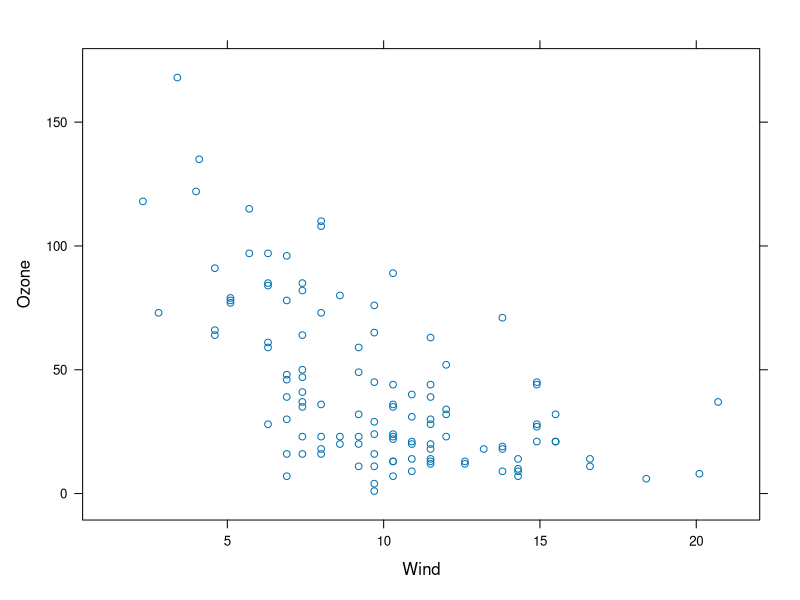
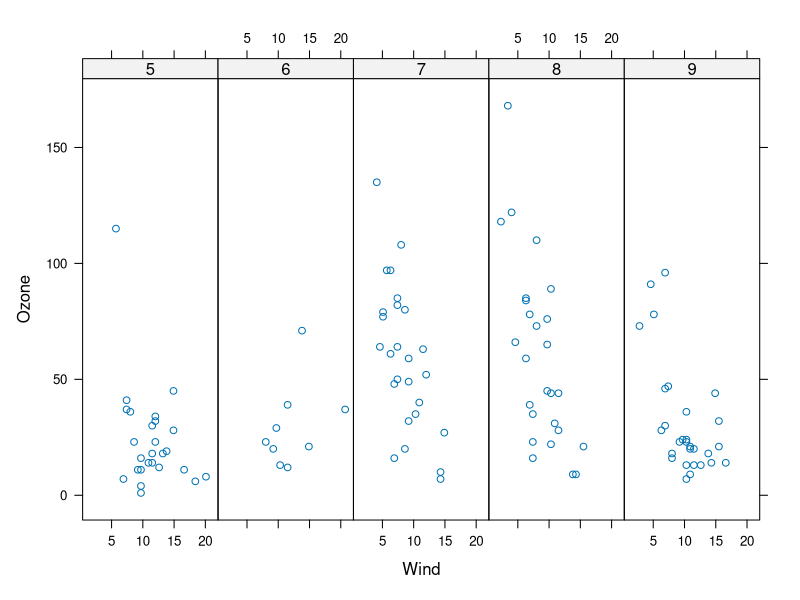
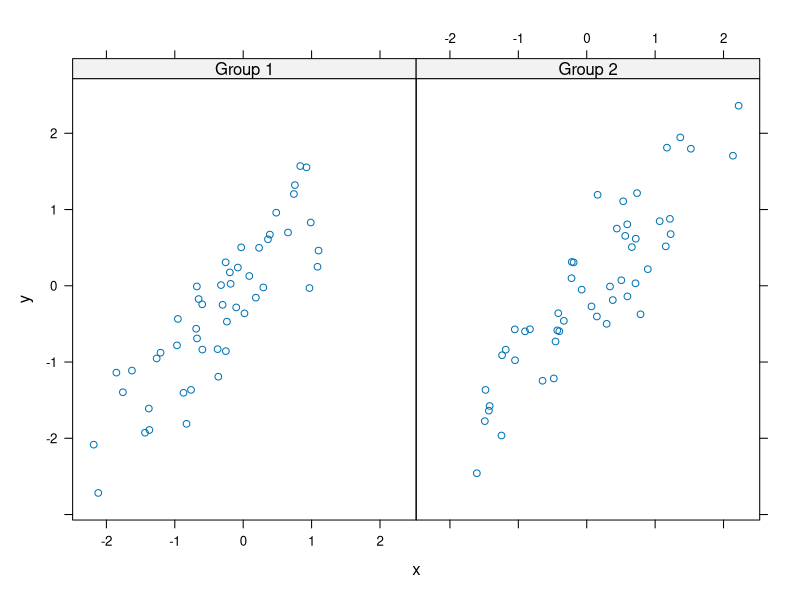
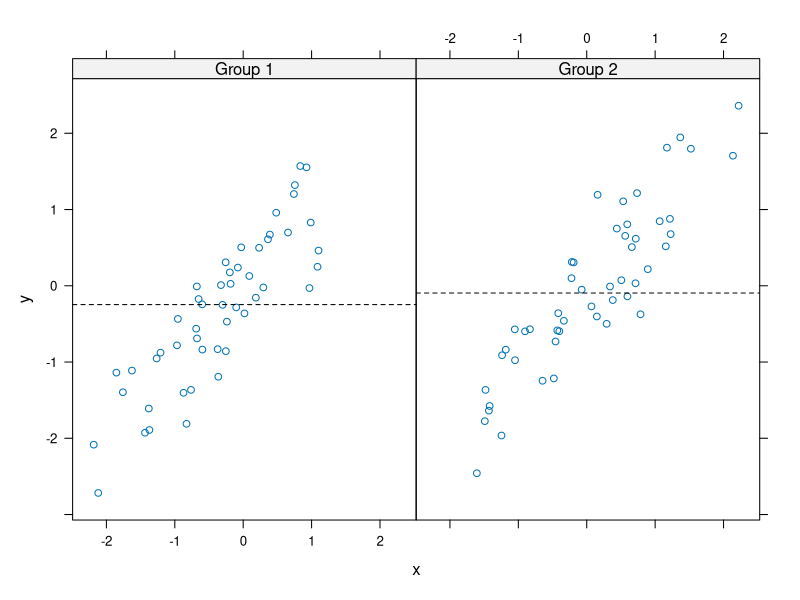
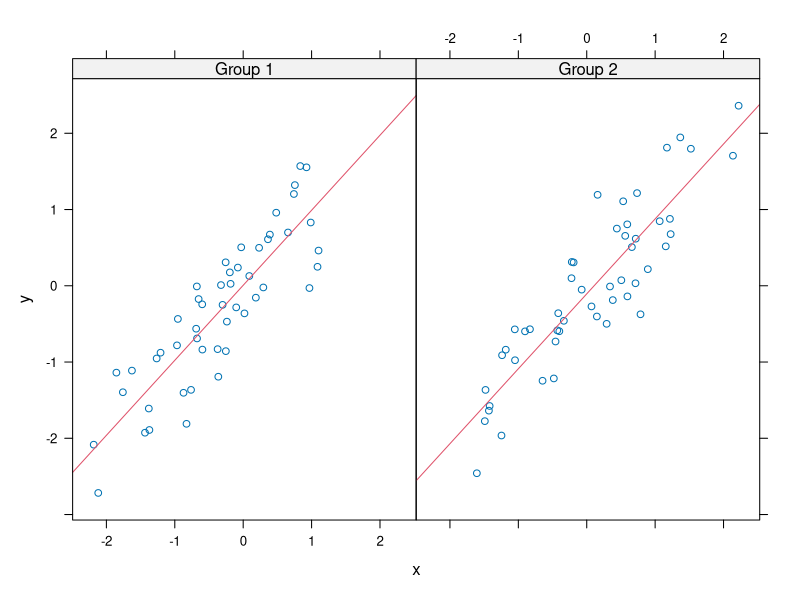

Write R code to recreate these figures, in order.
## ---- chunk 1
library(lattice)
library(datasets)
## Simple scatterplot
xyplot(Ozone ~ Wind, data = airquality)
## ---- chunk 2
library(datasets)
library(lattice)
## Convert 'Month' to a factor variable
airquality <- transform(airquality, Month = factor(Month)) 
xyplot(Ozone ~ Wind | Month, data = airquality, layout = c(5, 1))
## ---- chunk 3
set.seed(10)
x <- rnorm(100)
y <- x + rnorm(100, sd = 0.5)
f <- gl(2, 50, labels = c("Group 1", "Group 2"))
xyplot(y ~ x | f, layout = c(2, 1))
## ---- chunk 4
xyplot(y ~ x | f, panel = function(x, y, ...) {
       panel.xyplot(x, y, ...)
       panel.abline(h = median(y), lty = 2)
})
## ---- chunk 5
xyplot(y ~ x | f, panel = function(x, y, ...) {
               panel.xyplot(x, y, ...)
               panel.lmline(x, y, col = 2)
       })
